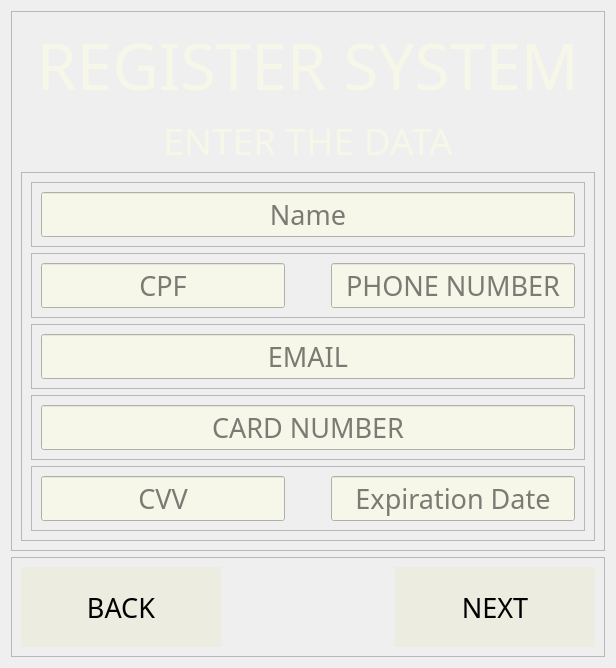
         <widget class="QWidget" name="page_2">
          <layout class="QVBoxLayout" name="verticalLayout_6">
           <item>
            <widget class="QFrame" name="title_client">
             <property name="sizePolicy">
              <sizepolicy hsizetype="Preferred" vsizetype="Minimum">
               <horstretch>0</horstretch>
               <verstretch>0</verstretch>
              </sizepolicy>
             </property>
             <property name="minimumSize">
              <size>
               <width>0</width>
               <height>100</height>
              </size>
             </property>
             <property name="frameShape">
              <enum>QFrame::StyledPanel</enum>
             </property>
             <property name="frameShadow">
              <enum>QFrame::Raised</enum>
             </property>
             <layout class="QVBoxLayout" name="verticalLayout_7">
              <item>
               <widget class="QLabel" name="register_sytem">
                <property name="font">
                 <font>
                  <family>Voga</family>
                  <pointsize>48</pointsize>
                 </font>
                </property>
                <property name="text">
                 <string>&lt;html&gt;&lt;head/&gt;&lt;body&gt;&lt;p&gt;&lt;span style=&quot; color:#f6f6e9;&quot;&gt;REGISTER SYSTEM&lt;/span&gt;&lt;/p&gt;&lt;/body&gt;&lt;/html&gt;</string>
                </property>
                <property name="alignment">
                 <set>Qt::AlignCenter</set>
                </property>
               </widget>
              </item>
              <item>
               <widget class="QLabel" name="enter_data">
                <property name="font">
                 <font>
                  <family>Fira Sans Medium</family>
                  <pointsize>28</pointsize>
                 </font>
                </property>
                <property name="text">
                 <string>&lt;html&gt;&lt;head/&gt;&lt;body&gt;&lt;p&gt;&lt;span style=&quot; color:#f6f6e9;&quot;&gt;ENTER THE DATA&lt;/span&gt;&lt;/p&gt;&lt;/body&gt;&lt;/html&gt;</string>
                </property>
                <property name="alignment">
                 <set>Qt::AlignCenter</set>
                </property>
               </widget>
              </item>
              <item>
               <widget class="QFrame" name="cadastro_basic_client">
                <property name="sizePolicy">
                 <sizepolicy hsizetype="Preferred" vsizetype="MinimumExpanding">
                  <horstretch>0</horstretch>
                  <verstretch>0</verstretch>
                 </sizepolicy>
                </property>
                <property name="frameShape">
                 <enum>QFrame::StyledPanel</enum>
                </property>
                <property name="frameShadow">
                 <enum>QFrame::Raised</enum>
                </property>
                <layout class="QVBoxLayout" name="verticalLayout_8">
                 <item>
                  <widget class="QFrame" name="frame">
                   <property name="frameShape">
                    <enum>QFrame::StyledPanel</enum>
                   </property>
                   <property name="frameShadow">
                    <enum>QFrame::Raised</enum>
                   </property>
                   <layout class="QHBoxLayout" name="horizontalLayout_5">
                    <item>
                     <widget class="QLineEdit" name="lineEdit_6">
                      <property name="font">
                       <font>
                        <family>Voga</family>
                        <pointsize>20</pointsize>
                       </font>
                      </property>
                      <property name="styleSheet">
                       <string notr="true">QLineEdit:focus, QLineEdit:hover
{
	
	background-color: rgb(255, 219, 187);
}
QLineEdit
{
	background-color: rgb(246, 246, 233);
}</string>
                      </property>
                      <property name="inputMask">
                       <string/>
                      </property>
                      <property name="text">
                       <string/>
                      </property>
                      <property name="alignment">
                       <set>Qt::AlignCenter</set>
                      </property>
                      <property name="placeholderText">
                       <string>Name</string>
                      </property>
                     </widget>
                    </item>
                   </layout>
                  </widget>
                 </item>
                 <item>
                  <widget class="QFrame" name="frame_6">
                   <property name="frameShape">
                    <enum>QFrame::StyledPanel</enum>
                   </property>
                   <property name="frameShadow">
                    <enum>QFrame::Raised</enum>
                   </property>
                   <layout class="QHBoxLayout" name="horizontalLayout_6">
                    <item>
                     <widget class="QLineEdit" name="lineEdit_7">
                      <property name="sizePolicy">
                       <sizepolicy hsizetype="Minimum" vsizetype="Fixed">
                        <horstretch>0</horstretch>
                        <verstretch>0</verstretch>
                       </sizepolicy>
                      </property>
                      <property name="minimumSize">
                       <size>
                        <width>200</width>
                        <height>0</height>
                       </size>
                      </property>
                      <property name="font">
                       <font>
                        <family>Voga</family>
                        <pointsize>20</pointsize>
                       </font>
                      </property>
                      <property name="styleSheet">
                       <string notr="true">QLineEdit:focus, QLineEdit:hover
{
	
	background-color: rgb(255, 219, 187);
}
QLineEdit
{
	background-color: rgb(246, 246, 233);
}</string>
                      </property>
                      <property name="inputMask">
                       <string/>
                      </property>
                      <property name="text">
                       <string/>
                      </property>
                      <property name="alignment">
                       <set>Qt::AlignCenter</set>
                      </property>
                      <property name="placeholderText">
                       <string>CPF</string>
                      </property>
                     </widget>
                    </item>
                    <item>
                     <spacer name="horizontalSpacer_2">
                      <property name="orientation">
                       <enum>Qt::Horizontal</enum>
                      </property>
                      <property name="sizeType">
                       <enum>QSizePolicy::Minimum</enum>
                      </property>
                      <property name="sizeHint" stdset="0">
                       <size>
                        <width>40</width>
                        <height>20</height>
                       </size>
                      </property>
                     </spacer>
                    </item>
                    <item>
                     <widget class="QLineEdit" name="lineEdit_8">
                      <property name="sizePolicy">
                       <sizepolicy hsizetype="Minimum" vsizetype="Fixed">
                        <horstretch>0</horstretch>
                        <verstretch>0</verstretch>
                       </sizepolicy>
                      </property>
                      <property name="minimumSize">
                       <size>
                        <width>200</width>
                        <height>0</height>
                       </size>
                      </property>
                      <property name="font">
                       <font>
                        <family>Voga</family>
                        <pointsize>20</pointsize>
                       </font>
                      </property>
                      <property name="styleSheet">
                       <string notr="true">QLineEdit:focus, QLineEdit:hover
{
	
	background-color: rgb(255, 219, 187);
}
QLineEdit
{
	background-color: rgb(246, 246, 233);
}</string>
                      </property>
                      <property name="inputMask">
                       <string/>
                      </property>
                      <property name="text">
                       <string/>
                      </property>
                      <property name="alignment">
                       <set>Qt::AlignCenter</set>
                      </property>
                      <property name="placeholderText">
                       <string>PHONE NUMBER</string>
                      </property>
                     </widget>
                    </item>
                   </layout>
                  </widget>
                 </item>
                 <item>
                  <widget class="QFrame" name="frame_7">
                   <property name="frameShape">
                    <enum>QFrame::StyledPanel</enum>
                   </property>
                   <property name="frameShadow">
                    <enum>QFrame::Raised</enum>
                   </property>
                   <layout class="QHBoxLayout" name="horizontalLayout_7">
                    <item>
                     <widget class="QLineEdit" name="lineEdit_9">
                      <property name="font">
                       <font>
                        <family>Voga</family>
                        <pointsize>20</pointsize>
                       </font>
                      </property>
                      <property name="styleSheet">
                       <string notr="true">QLineEdit:focus, QLineEdit:hover
{
	
	background-color: rgb(255, 219, 187);
}
QLineEdit
{
	background-color: rgb(246, 246, 233);
}</string>
                      </property>
                      <property name="inputMask">
                       <string/>
                      </property>
                      <property name="text">
                       <string/>
                      </property>
                      <property name="alignment">
                       <set>Qt::AlignCenter</set>
                      </property>
                      <property name="placeholderText">
                       <string>EMAIL</string>
                      </property>
                     </widget>
                    </item>
                   </layout>
                  </widget>
                 </item>
                 <item>
                  <widget class="QFrame" name="frame_9">
                   <property name="frameShape">
                    <enum>QFrame::StyledPanel</enum>
                   </property>
                   <property name="frameShadow">
                    <enum>QFrame::Raised</enum>
                   </property>
                   <layout class="QHBoxLayout" name="horizontalLayout_8">
                    <item>
                     <widget class="QLineEdit" name="lineEdit_11">
                      <property name="font">
                       <font>
                        <family>Voga</family>
                        <pointsize>20</pointsize>
                       </font>
                      </property>
                      <property name="styleSheet">
                       <string notr="true">QLineEdit:focus, QLineEdit:hover
{
	
	background-color: rgb(255, 219, 187);
}
QLineEdit
{
	background-color: rgb(246, 246, 233);
}</string>
                      </property>
                      <property name="inputMask">
                       <string/>
                      </property>
                      <property name="text">
                       <string/>
                      </property>
                      <property name="alignment">
                       <set>Qt::AlignCenter</set>
                      </property>
                      <property name="placeholderText">
                       <string>CARD NUMBER</string>
                      </property>
                     </widget>
                    </item>
                   </layout>
                  </widget>
                 </item>
                 <item>
                  <widget class="QFrame" name="frame_8">
                   <property name="frameShape">
                    <enum>QFrame::StyledPanel</enum>
                   </property>
                   <property name="frameShadow">
                    <enum>QFrame::Raised</enum>
                   </property>
                   <layout class="QHBoxLayout" name="horizontalLayout_9">
                    <item>
                     <widget class="QLineEdit" name="lineEdit_12">
                      <property name="sizePolicy">
                       <sizepolicy hsizetype="Minimum" vsizetype="Fixed">
                        <horstretch>0</horstretch>
                        <verstretch>0</verstretch>
                       </sizepolicy>
                      </property>
                      <property name="minimumSize">
                       <size>
                        <width>200</width>
                        <height>0</height>
                       </size>
                      </property>
                      <property name="font">
                       <font>
                        <family>Voga</family>
                        <pointsize>20</pointsize>
                       </font>
                      </property>
                      <property name="styleSheet">
                       <string notr="true">QLineEdit:focus, QLineEdit:hover
{
	
	background-color: rgb(255, 219, 187);
}
QLineEdit
{
	background-color: rgb(246, 246, 233);
}</string>
                      </property>
                      <property name="inputMask">
                       <string/>
                      </property>
                      <property name="text">
                       <string/>
                      </property>
                      <property name="alignment">
                       <set>Qt::AlignCenter</set>
                      </property>
                      <property name="placeholderText">
                       <string>CVV</string>
                      </property>
                     </widget>
                    </item>
                    <item>
                     <spacer name="horizontalSpacer_3">
                      <property name="orientation">
                       <enum>Qt::Horizontal</enum>
                      </property>
                      <property name="sizeType">
                       <enum>QSizePolicy::Minimum</enum>
                      </property>
                      <property name="sizeHint" stdset="0">
                       <size>
                        <width>40</width>
                        <height>20</height>
                       </size>
                      </property>
                     </spacer>
                    </item>
                    <item>
                     <widget class="QLineEdit" name="lineEdit_10">
                      <property name="sizePolicy">
                       <sizepolicy hsizetype="Minimum" vsizetype="Fixed">
                        <horstretch>0</horstretch>
                        <verstretch>0</verstretch>
                       </sizepolicy>
                      </property>
                      <property name="minimumSize">
                       <size>
                        <width>200</width>
                        <height>0</height>
                       </size>
                      </property>
                      <property name="font">
                       <font>
                        <family>Voga</family>
                        <pointsize>20</pointsize>
                       </font>
                      </property>
                      <property name="styleSheet">
                       <string notr="true">QLineEdit:focus, QLineEdit:hover
{
	
	background-color: rgb(255, 219, 187);
}
QLineEdit
{
	background-color: rgb(246, 246, 233);
}</string>
                      </property>
                      <property name="inputMask">
                       <string/>
                      </property>
                      <property name="text">
                       <string/>
                      </property>
                      <property name="alignment">
                       <set>Qt::AlignCenter</set>
                      </property>
                      <property name="placeholderText">
                       <string>Expiration Date</string>
                      </property>
                     </widget>
                    </item>
                   </layout>
                  </widget>
                 </item>
                </layout>
               </widget>
              </item>
             </layout>
            </widget>
           </item>
           <item>
            <widget class="QFrame" name="buttons">
             <property name="sizePolicy">
              <sizepolicy hsizetype="Preferred" vsizetype="Minimum">
               <horstretch>0</horstretch>
               <verstretch>0</verstretch>
              </sizepolicy>
             </property>
             <property name="minimumSize">
              <size>
               <width>0</width>
               <height>100</height>
              </size>
             </property>
             <property name="frameShape">
              <enum>QFrame::StyledPanel</enum>
             </property>
             <property name="frameShadow">
              <enum>QFrame::Raised</enum>
             </property>
             <layout class="QHBoxLayout" name="horizontalLayout_4">
              <item>
               <widget class="QPushButton" name="btn_back_client_reg">
                <property name="sizePolicy">
                 <sizepolicy hsizetype="Preferred" vsizetype="Preferred">
                  <horstretch>0</horstretch>
                  <verstretch>0</verstretch>
                 </sizepolicy>
                </property>
                <property name="minimumSize">
                 <size>
                  <width>200</width>
                  <height>0</height>
                 </size>
                </property>
                <property name="sizeIncrement">
                 <size>
                  <width>0</width>
                  <height>0</height>
                 </size>
                </property>
                <property name="font">
                 <font>
                  <family>Fira Sans Medium</family>
                  <pointsize>20</pointsize>
                 </font>
                </property>
                <property name="autoFillBackground">
                 <bool>false</bool>
                </property>
                <property name="styleSheet">
                 <string notr="true">QPushButton:hover
{
   border: 4px solid  rgb(31, 80, 20);
	background-color: rgb(212, 212, 201);
	

}
QPushButton {
	background-color: rgb(236, 236, 224);
	border: none;
}
</string>
                </property>
                <property name="text">
                 <string>BACK</string>
                </property>
                <property name="autoDefault">
                 <bool>false</bool>
                </property>
                <property name="default">
                 <bool>false</bool>
                </property>
                <property name="flat">
                 <bool>false</bool>
                </property>
               </widget>
              </item>
              <item>
               <spacer name="horizontalSpacer">
                <property name="orientation">
                 <enum>Qt::Horizontal</enum>
                </property>
                <property name="sizeType">
                 <enum>QSizePolicy::MinimumExpanding</enum>
                </property>
                <property name="sizeHint" stdset="0">
                 <size>
                  <width>100</width>
                  <height>20</height>
                 </size>
                </property>
               </spacer>
              </item>
              <item>
               <widget class="QPushButton" name="btn_next_client_reg">
                <property name="sizePolicy">
                 <sizepolicy hsizetype="Minimum" vsizetype="Preferred">
                  <horstretch>0</horstretch>
                  <verstretch>0</verstretch>
                 </sizepolicy>
                </property>
                <property name="minimumSize">
                 <size>
                  <width>200</width>
                  <height>0</height>
                 </size>
                </property>
                <property name="sizeIncrement">
                 <size>
                  <width>0</width>
                  <height>0</height>
                 </size>
                </property>
                <property name="font">
                 <font>
                  <family>Fira Sans Medium</family>
                  <pointsize>20</pointsize>
                 </font>
                </property>
                <property name="styleSheet">
                 <string notr="true">QPushButton:hover
{
   border: 4px solid  rgb(31, 80, 20);
	background-color: rgb(212, 212, 201);
	

}
QPushButton {
	background-color: rgb(236, 236, 224);
	border: none;
}
</string>
                </property>
                <property name="text">
                 <string>NEXT</string>
                </property>
                <property name="autoDefault">
                 <bool>false</bool>
                </property>
                <property name="flat">
                 <bool>false</bool>
                </property>
               </widget>
              </item>
             </layout>
            </widget>
           </item>
          </layout>
         </widget>
